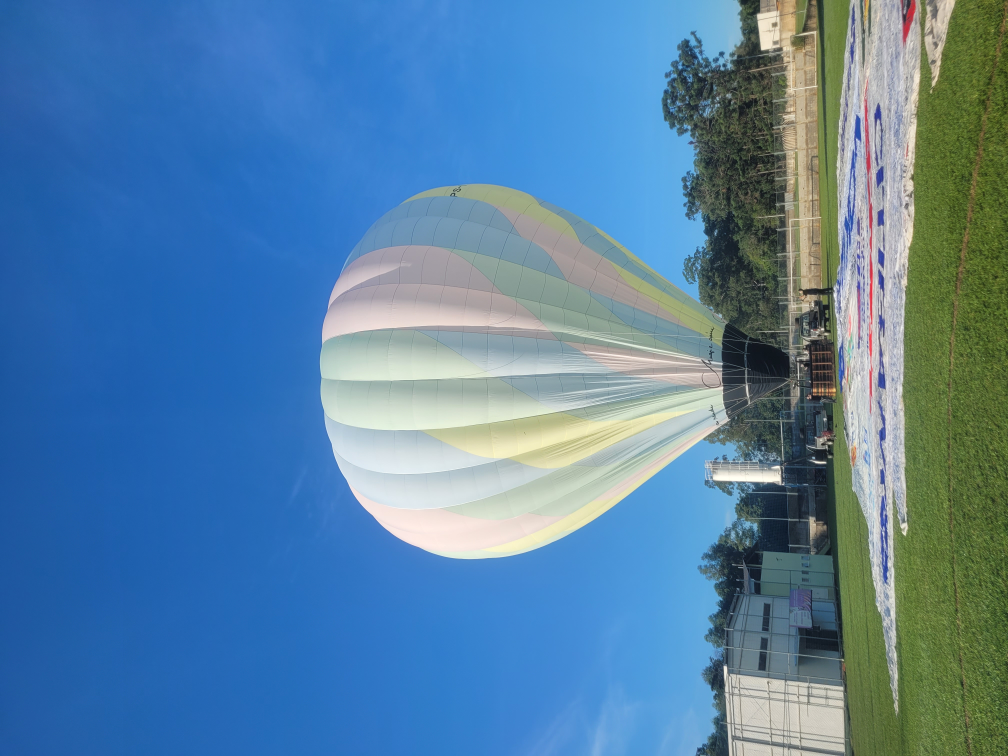
#> input picture fotobalao/20260317_072706.jpg.jpeg, 4032 x 3024 px (shown at 1/4 size)
$ python generate_balloon_video.py
#> lines starting #> are read from the running program, lines starting #| are printed output that depends on the picture
import os
import time
from google import genai
from google.genai import types
from PIL import Image

def generate_video():
    api_key = "AIzaSyCkihQzCRyS1TVXMYnSwWG3BJQroaD8LJU"
    client = genai.Client(api_key=api_key)

    # 3 High-quality reference images from fotobalao to capture the exact design and angles of the original balloon
    ref_paths = [
        "fotobalao/20260317_072706.jpg.jpeg",
        "fotobalao/20260317_072745.jpg.jpeg",
        "fotobalao/20260317_072937.jpg.jpeg"
    ]

    # Stitch the three reference images side-by-side using Pillow to give the AI a complete multi-angle blueprint of the real balloon
    combined_ref_path = "combined_ref.jpg"
    print("Stitching multiple reference images horizontally for complete design context...")
    try:
        images = [Image.open(p) for p in ref_paths]
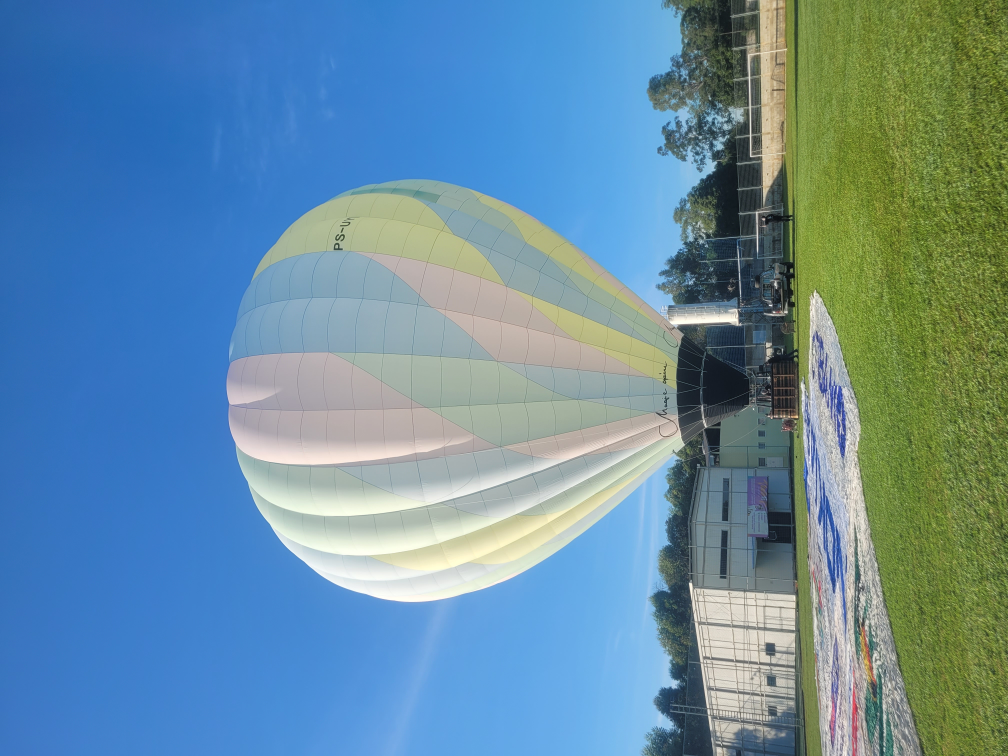
#> input picture fotobalao/20260317_072745.jpg.jpeg, 4032 x 3024 px (shown at 1/4 size)
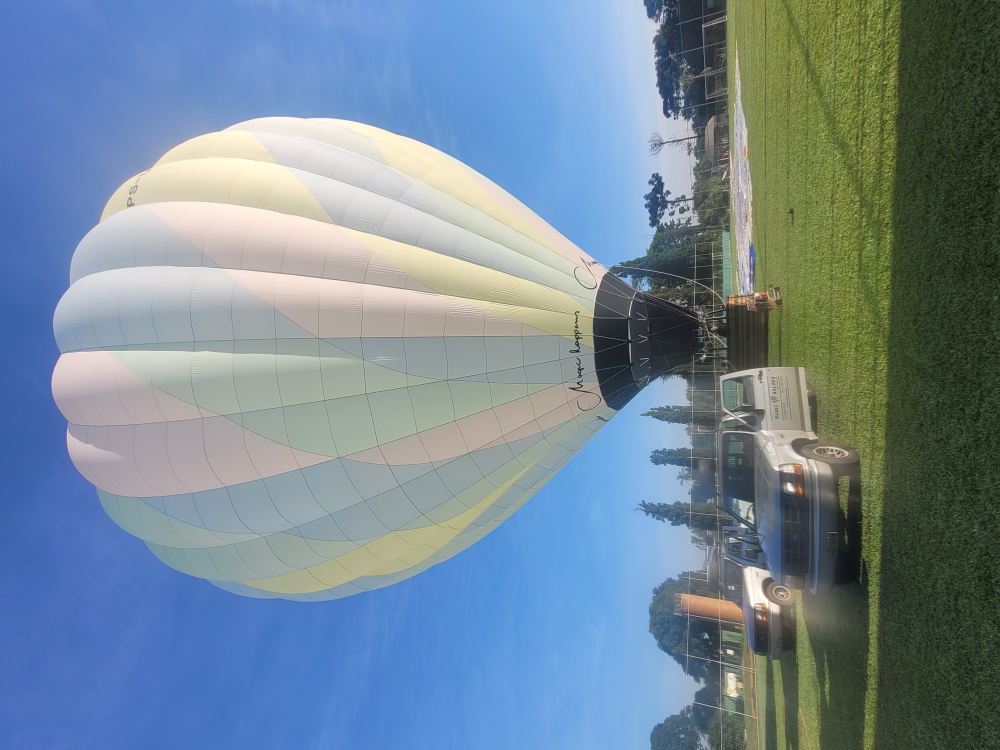
#> input picture fotobalao/20260317_072937.jpg.jpeg, 4000 x 3000 px (shown at 1/4 size)
#> images = 3 items

        # Resize images to have a uniform height of 1000px while keeping aspect ratio
        h_target = 1000
        resized_images = []
        for img in images:
            w_new = int(img.width * h_target / img.height)
            resized_images.append(img.resize((w_new, h_target), Image.Resampling.LANCZOS))
#> this loop made 3 passes
#> after the loop, resized_images = 3 items

        # Combine side-by-side
        total_w = sum(img.width for img in resized_images)
#> total_w = 3999
        combined_img = Image.new("RGB", (total_w, h_target))
#> combined_img: PIL image 3999x1000 RGB; every value is 0

        current_x = 0
        for img in resized_images:
            combined_img.paste(img, (current_x, 0))
            current_x += img.width
#> this loop made 3 passes
#> current_x on passes 1 to 3: 1333, 2666, 3999
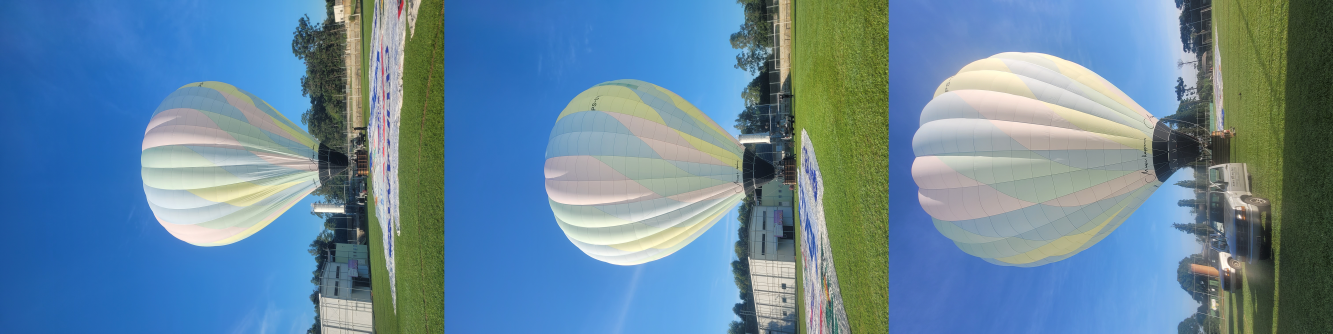
#> combined_img: PIL image 3999x1000 RGB (shown at 1/3 size); mean R, G, B 101.8, 135.4, 158
#> after the loop, current_x = 3999

        combined_img.save(combined_ref_path, "JPEG", quality=95)
        print(f"Stitched multi-angle blueprint saved to {combined_ref_path}")
    except Exception as e:
        print(f"Failed to stitch reference images: {e}")
        return

    # Load combined image for the SDK
    try:
        ref_image = types.Image.from_file(location=combined_ref_path)
    except Exception as e:
        print(f"Failed to load stitched image for SDK: {e}")
        return

    # Prompt engineered for absolute photorealism, framing the entire balloon and basket cleanly in 4K resolution
    prompt = (
        "The reference image shows three different views of the exact same custom hot air balloon. "
        "Use these views as a perfect blueprint to recreate an identical, 100% photorealistic, 4K resolution, "
        "highly detailed, cinematic vertical 9:16 video of this exact balloon rising into the sky. "
        "The entire, complete balloon envelope and basket must be fully visible and perfectly centered in "
        "a majestic medium-wide shot, with absolutely no parts of the balloon or basket cropped, truncated, "
        "or cut off at the top, bottom, or sides. The hot air balloon is rising gracefully over the endless "
        "white salt flat of Salar de Uyuni during a breathtaking sunrise. The S-curve vertical panels are pastel "
        "pink, off-white, pastel blue, pastel green, pastel yellow, matching the images exactly. "
        "Near the base, the words 'Magic happens' are written in a thin cursive signature font. Near the top, 'PS-UYU' is visible. "
        "The lighting is golden hour dawn, creating majestic reflections on the wet, mirror-like salt flat below. "
        "The video has flawless 3D physical movement, clean details, and professional-grade camera panning."
    )

    print("Submitting 4K video generation request to Google Veo 3.1 (High Quality Model)...")
    try:
        # We submit to the high-fidelity model 'veo-3.1-generate-preview' for 4K quality and high realism
        operation = client.models.generate_videos(
            model="veo-3.1-generate-preview",
            prompt=prompt,
            image=ref_image, # Pass the stitched multi-angle image reference
            config=types.GenerateVideosConfig(
                number_of_videos=1,
                aspect_ratio="9:16", # Vertical ratio for scrolling background
                resolution="4k"     # Ultra High Definition 4K
            )
        )
        print(f"Request accepted! Operation Name: {operation.name}")
    except Exception as e:
        print(f"Error submitting generation request: {e}")
        return

    # Polling loop to wait for completion
    print("Waiting for 4K video generation (may take 2-4 minutes for 4K quality)...")
    start_time = time.time()
    while not operation.done:
        elapsed = time.time() - start_time
        print(f"[{elapsed:.1f}s] 4K video generation in progress...")
        time.sleep(20)
        try:
            operation = client.operations.get(operation)
        except Exception as e:
            print(f"Error checking operation status: {e}")
            time.sleep(10)

    print("Generation complete!")
    if operation.response and operation.response.generated_videos:
        generated_video = operation.response.generated_videos[0]

        # Save path: We save it to overwrite the existing scroll clip
        output_path = "SaveClip.App_AQOCZicX-ZpkDwoSqV37sVOtiUu3J2l670TxaRzV8USTofQt7vTksoI-PrGP3XZllWWY1uM5BjZvp9YosyCx4Ywsov72eGQYbzzdgI8.mp4"
        print(f"Downloading 4K video to {output_path}...")
        try:
            client.files.download(file=generated_video.video)
            generated_video.video.save(output_path)
            print(f"Success! Hyper-realistic 4K video saved to {output_path}")
        except Exception as e:
            print(f"Error downloading video file: {e}")
    else:
        print("Error: No videos produced or generation failed.")

if __name__ == "__main__":
    generate_video()
